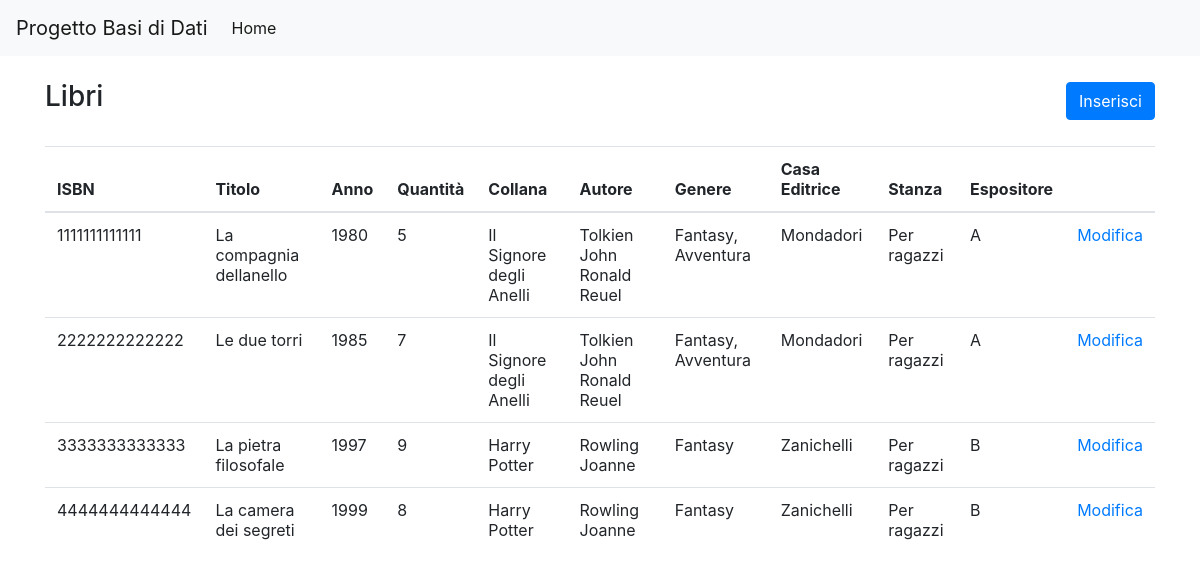
The page /sito/libro/index.php on the database its author committed.
### tables this page shows
CREATE TABLE libri (
  id                 INT          NOT NULL AUTO_INCREMENT,
  ISBN               VARCHAR(13)  NOT NULL,
  titolo             VARCHAR(100) NOT NULL,
  anno_pubblicazione YEAR         NOT NULL,
  quantita           INT          NOT NULL,
  id_editore         INT          NOT NULL,
  id_collana         INT          NULL     DEFAULT NULL,
  id_espositore      INT          NOT NULL,
  PRIMARY KEY (id),
  FOREIGN KEY (id_editore) REFERENCES casa_editrice (id)
    ON DELETE RESTRICT
    ON UPDATE NO ACTION,
  FOREIGN KEY (id_collana) REFERENCES collane (id)
    ON DELETE RESTRICT
    ON UPDATE NO ACTION,
  FOREIGN KEY (id_espositore) REFERENCES stanze (id)
    ON DELETE RESTRICT
    ON UPDATE NO ACTION
);

CREATE TABLE collane (
  id          INT          NOT NULL AUTO_INCREMENT,
  nome        VARCHAR(255) NOT NULL,
  descrizione TEXT         NULL,
  PRIMARY KEY (id)
);

CREATE TABLE casa_editrice (
  id   INT          NOT NULL AUTO_INCREMENT,
  nome VARCHAR(255) NOT NULL,
  PRIMARY KEY (id)
);

CREATE TABLE stanze (
  id   INT         NOT NULL AUTO_INCREMENT,
  nome VARCHAR(50) NOT NULL,
  PRIMARY KEY (id)
);

CREATE TABLE espositori (
  id        INT         NOT NULL AUTO_INCREMENT,
  nome      VARCHAR(50) NOT NULL,
  id_stanza INT         NOT NULL,
  PRIMARY KEY (id),
  FOREIGN KEY (id_stanza) REFERENCES stanze (id)
    ON DELETE RESTRICT
    ON UPDATE NO ACTION
);

### sito/ConnessioneSQL.php (called while the page is built, shortened)
<?php
class ConnessioneSQL
{
    private $servername = "localhost";
    private $username = "root";
    private $password = "";
    private $dbname = "progetto_database";
    private $conn;
    public function __construct()
    {
        $this->conn = new mysqli($this->servername, $this->username, $this->password, $this->dbname);
    }
    public function query($sql)
    {
        return $this->conn->query($sql);
    }
}

### sito/libro/index.php (the view, shortened to what this page needs)
<?php require '../partials/head.php' ?>
<div class="d-flex justify-content-between align-items-center mb-4">
    <h3>Libri</h3>
    <a href="inserisci.php" class="btn btn-primary">Inserisci</a>
</div>
<table class="table">
    <thead>
    <tr>
        <th>ISBN</th>
        <th>Titolo</th>
        <th>Anno</th>
        <th>Quantità</th>
        <th>Collana</th>
        <th>Autore</th>
        <th>Genere</th>
        <th>Casa Editrice</th>
        <th>Stanza</th>
        <th>Espositore</th>
        <th></th>
    </tr>
    </thead>
    <tbody>
    <?php
    require "../ConnessioneSQL.php";
    $connessione = new ConnessioneSQL();
    $ris = $connessione->query("SELECT libri.id AS lib_id,ISBN,titolo, anno_pubblicazione, quantita,
        collane.nome AS collana, casa_editrice.nome AS casa_editrice, CONCAT(autori.cognome, ' ', autori.nome) AS autore,
        generi.nome AS genere, stanze.nome AS stanza, espositori.nome AS espositore
        FROM libri
	      JOIN collane ON libri.id_collana=collane.id
          JOIN casa_editrice ON libri.id_editore=casa_editrice.id
          JOIN libri_autori ON libri.id=libri_autori.id_libro
          JOIN autori ON libri_autori.id_autore=autori.id
          JOIN libri_generi ON libri.id=libri_generi.id_libro
          JOIN generi ON libri_generi.id_genere=generi.id
          JOIN espositori ON espositori.id=libri.id_espositore
          JOIN stanze ON stanze.id=espositori.id_stanza")->fetch_all(MYSQLI_ASSOC);
    $risultato=[];
    foreach ($ris as $row) {
        if (isset($risultato[$row["ISBN"]])) {
            if (!in_array($row["genere"], $risultato[$row["ISBN"]]["genere"])) {
                array_push($risultato[$row["ISBN"]]["genere"], $row["genere"]);
            }
        } else {
            $risultato[$row["ISBN"]] = $row;
            $risultato[$row["ISBN"]]["autore"] = [$row["autore"]];
            $risultato[$row["ISBN"]]["genere"] = [$row["genere"]];
        }
    }
    if (count($risultato) > 0) {
        foreach ($risultato as $row) {
            ?>
            <tr>
                <td><?php echo $row["ISBN"] ?></td>
                <td><?php echo $row["titolo"] ?></td>
                <td><?php echo $row["anno_pubblicazione"] ?></td>
                <td><?php echo $row["quantita"] ?></td>
                <td><?php echo $row["collana"] ?></td>
                <td><?php foreach ($row["autore"] as $autore) echo $autore.(next($row["autore"])?", ":"") ?></td>
                <td><?php foreach ($row["genere"] as $genere) echo $genere.(next($row["genere"])?", ":"") ?></td>
                <td><?php echo $row["casa_editrice"] ?></td>
                <td><?php echo $row["stanza"] ?></td>
                <td><?php echo $row["espositore"] ?></td>
                <td><a href="modifica.php?id=<?php echo $row["lib_id"] ?>">Modifica</a></td>
            </tr>
            <?php
        }
    } else {
        ?>
        <tr>
            <td rowspan="4">Non ci sono record.</td>
        </tr>
        <?php
    }
    ?>
    </tbody>
</table>
<?php require '../partials/footer.php' ?>

### sito/partials/head.php (shortened to what this page needs)
<html>
<head>
    <link rel="stylesheet" href="https://maxcdn.bootstrapcdn.com/bootstrap/4.0.0-beta.3/css/bootstrap.min.css">
</head>
<body>
<nav class="navbar navbar-expand-lg navbar-light bg-light">
    <span class="navbar-brand" href="#">Progetto Basi di Dati</span>
    <div class="collapse navbar-collapse">
        <ul class="navbar-nav mr-auto">
            <li class="nav-item active">
                <a class="nav-link" href="/">Home</a>
            </li>
        </ul>
    </div>
</nav>
<div class="container py-4">

### sito/partials/footer.php (shortened to what this page needs)
</div>
</body>
</html>

### rows shown on the page
libri: ISBN "3333333333333", titolo "La pietra filosofale", anno_pubblicazione "1997", quantita "9", id_collana.nome "Harry Potter", autore "Rowling Joanne", genere "Fantasy", id_editore.nome "Zanichelli", stanze.nome "Per ragazzi", espositori.nome "B"
libri: ISBN "4444444444444", titolo "La camera dei segreti", anno_pubblicazione "1999", quantita "8", id_collana.nome "Harry Potter", autore "Rowling Joanne", genere "Fantasy", id_editore.nome "Zanichelli", stanze.nome "Per ragazzi", espositori.nome "B"

### other values the page prints
$row["ISBN"] "1111111111111"
$row["titolo"] "La compagnia dellanello"
$row["anno_pubblicazione"] "1980"
$row["quantita"] "5"
$row["collana"] "Il Signore degli Anelli"
$autore "Tolkien John Ronald Reuel"
$genere "Fantasy"
$genere "Avventura"
$row["casa_editrice"] "Mondadori"
$row["stanza"] "Per ragazzi"
$row["espositore"] "A"
$row["ISBN"] "2222222222222"
$row["titolo"] "Le due torri"
$row["anno_pubblicazione"] "1985"
$row["quantita"] "7"
